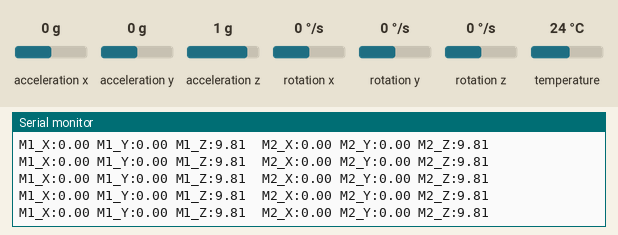
This sketch was run on a simulated ESP32. Parts: the last lines printed to the serial monitor. Inputs (shaded band) come from the test bench; at power-on: acceleration x 0 g, acceleration y 0 g, acceleration z 1 g, rotation x 0 °/s, rotation y 0 °/s, rotation z 0 °/s, temperature 24 °C.

Above: at 1.7 s.
1.8 s: acceleration x set to -1.4 g
At 1.88 s:
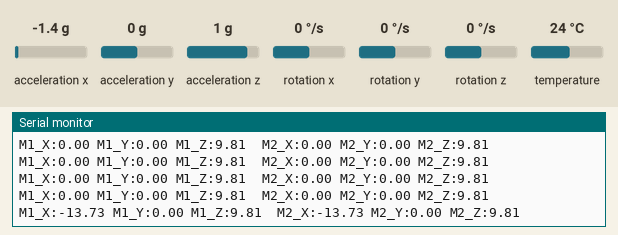
3.3 s: acceleration y set to -1.4 g
At 3.35 s:
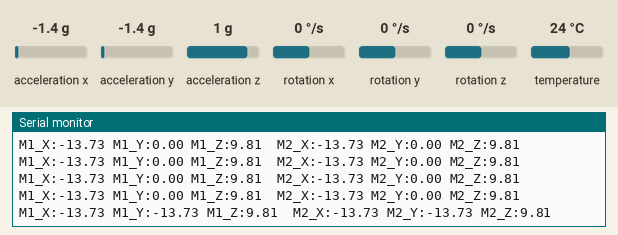
4.8 s: acceleration z set to -1.4 g
At 4.82 s:
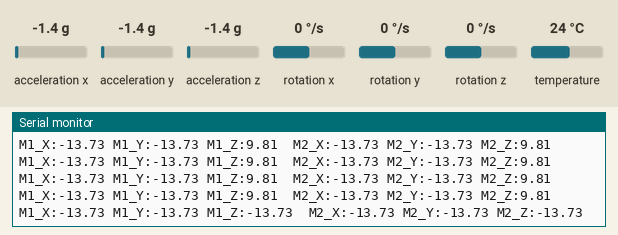

The sketch:

mpu_test.ino
```cpp
// SismoEv test 08 — MPU6050 sensors (0x68 and 0x69)
// Wiring: 3V3 bus row 48, SDA bus row 49 (GPIO21), SCL bus row 50 (GPIO22).
// MPU #1: AD0 -> GND (0x68). MPU #2: AD0 -> 3V3 (0x69).
// Serial Monitor 115200 (or Serial Plotter): acceleration of each sensor, 10 times a second.
// Lying still: X ~ 0, Y ~ 0, Z ~ 9.8 m/s2 (gravity). Shake it and the numbers jump.

#include <Wire.h>
#include <Adafruit_MPU6050.h>
#include <Adafruit_Sensor.h>

Adafruit_MPU6050 mpu1, mpu2;
bool ok1 = false, ok2 = false;

void scanI2C() {
  Serial.println("I2C scan:");
  int n = 0;
  for (byte addr = 1; addr < 127; addr++) {
    Wire.beginTransmission(addr);
    if (Wire.endTransmission() == 0) { Serial.printf("  found 0x%02X\n", addr); n++; }
  }
  if (n == 0) Serial.println("  nothing found: check 3V3, GND, SDA, SCL wires");
}

void setup() {
  Serial.begin(115200);
  delay(500);
  Wire.begin(21, 22);
  scanI2C();

  ok1 = mpu1.begin(0x68, &Wire);
  ok2 = mpu2.begin(0x69, &Wire);
  Serial.println(ok1 ? "MPU #1 (0x68) OK" : "MPU #1 (0x68) NOT FOUND");
  Serial.println(ok2 ? "MPU #2 (0x69) OK" : "MPU #2 (0x69) not connected");
  if (ok1) { mpu1.setAccelerometerRange(MPU6050_RANGE_4_G); mpu1.setFilterBandwidth(MPU6050_BAND_21_HZ); }
  if (ok2) { mpu2.setAccelerometerRange(MPU6050_RANGE_4_G); mpu2.setFilterBandwidth(MPU6050_BAND_21_HZ); }
}

void printSensor(const char *name, Adafruit_MPU6050 &m) {
  sensors_event_t a, g, t;
  m.getEvent(&a, &g, &t);
  Serial.printf("%s_X:%.2f %s_Y:%.2f %s_Z:%.2f  ", name, a.acceleration.x, name,
                a.acceleration.y, name, a.acceleration.z);
}

void loop() {
  if (ok1) printSensor("M1", mpu1);
  if (ok2) printSensor("M2", mpu2);
  if (ok1 || ok2) Serial.println();
  delay(100);
}
```

Measured:
- after the input at 1.8 s, the serial monitor: prints a new line after 0.08 s (image 1)
- after the input at 3.3 s, the serial monitor: prints a new line after 0.05 s (image 2)
- after the input at 4.8 s, the serial monitor: prints a new line at once (image 3)
